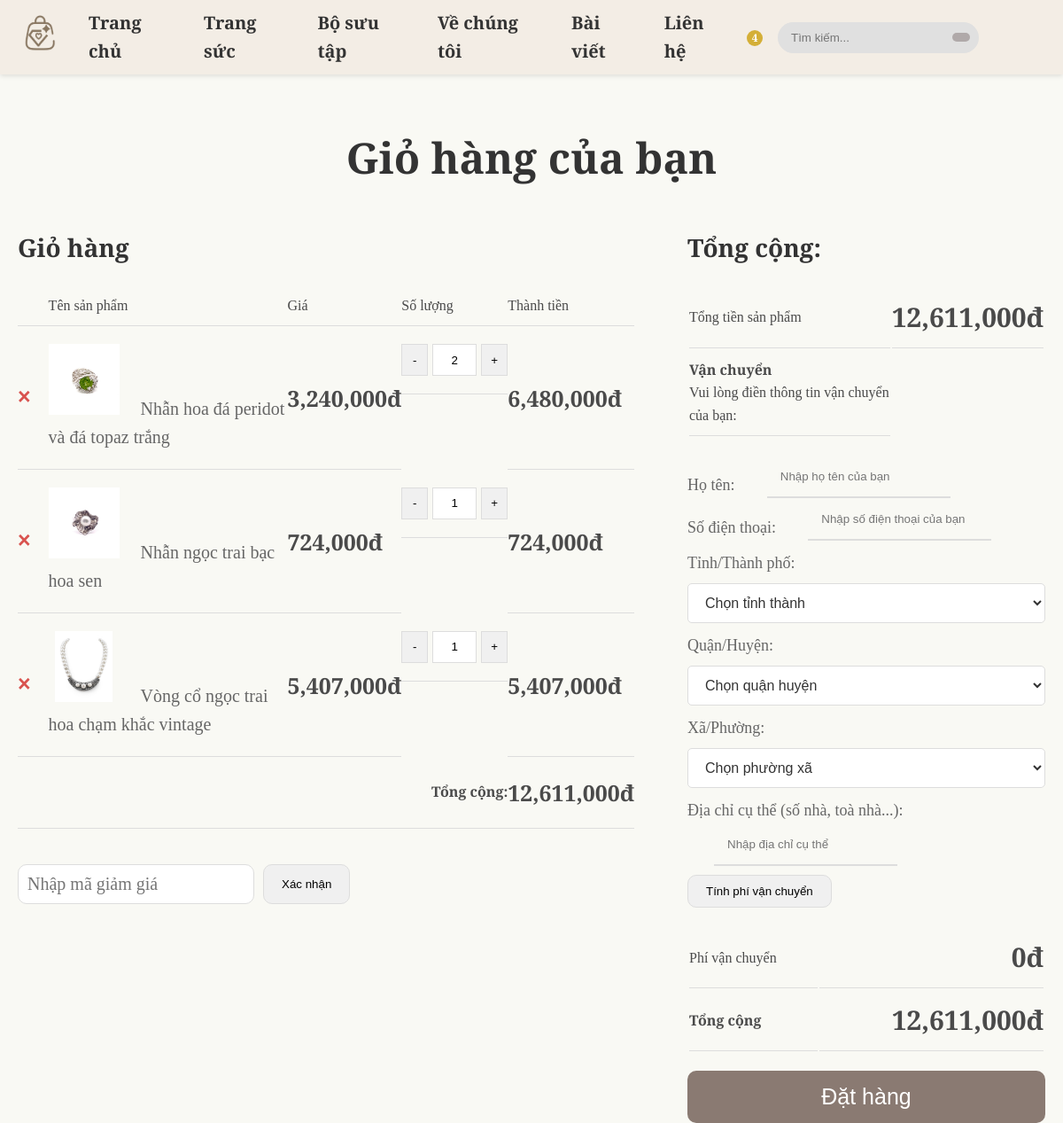
The page /cart.php (signed in) on the database its author committed.
### tables this page shows
CREATE TABLE `cart` (
  `id` int(11) NOT NULL,
  `user_id` varchar(20) NOT NULL,
  `product_id` varchar(20) NOT NULL,
  `quantity` int(11) NOT NULL DEFAULT 1,
  `created_at` timestamp NOT NULL DEFAULT current_timestamp()
);

CREATE TABLE `products` (
  `id` varchar(20) NOT NULL,
  `vendor_id` varchar(20) NOT NULL,
  `name` varchar(100) NOT NULL,
  `price` int(10) NOT NULL,
  `image` varchar(100) NOT NULL,
  `stock` int(100) NOT NULL,
  `product_detail` varchar(1000) NOT NULL,
  `status` varchar(100) NOT NULL,
  `category` varchar(50) NOT NULL
);

### cart.php (the view, shortened to what this page needs)
<?php
    include 'public/assets/components/connect.php';
?>
<!DOCTYPE html>
<html lang="vi">
<head>
    <link rel="stylesheet" href="public/assets/css/user_header.css">
    <link rel="stylesheet" href="public/assets/css/stylescart.css">
    <link rel="stylesheet" href="https://cdnjs.cloudflare.com/ajax/libs/font-awesome/6.5.1/css/all.min.css">
</head>
<body>
    <?php include "public/assets/components/user_header.php"; ?>
    <main>
        <div class = "container">
            <h1 class = "cart-header">Giỏ hàng của bạn</h1>
            <div class = "cart-content">
                <div class = "cart-summary">
                    <h2 class="section-title">Giỏ hàng</h2>
                    <table class="cart-table">
                        <thead>
                            <tr>
                                <th></th>
                                <th>Tên sản phẩm</th>
                                <th>Giá</th>
                                <th>Số lượng</th>
                                <th>Thành tiền</th>
                            </tr>
                        </thead>
                        <tbody>
                            <?php
                            $grand_total = 0;
                            $cart_query = $conn->prepare("
                                SELECT c.*, p.name, p.price, p.image
                                FROM `cart` c
                                JOIN `products` p ON c.product_id = p.id
                                WHERE c.user_id = ?
                            ");
                            $cart_query->execute([$user_id]);
                            if ($cart_query->rowCount() > 0) {
                                while ($item = $cart_query->fetch(PDO::FETCH_ASSOC)) {
                                    $sub_total = $item['price'] * $item['quantity'];
                                    $grand_total += $sub_total;
                            ?>
                            <tr data-product-id="<?= $item['product_id']; ?>">
                                <td>
                                    <button type="button" class="remove-item" data-product-id="<?= $item['product_id']; ?>">×</button>
                                </td>
                                <td>
                                    <img src="public/assets/uploaded_files/<?= $item['image']; ?>" alt="<?= $item['name']; ?>" class="product-image">
                                    <span class="product-name"><?= $item['name']; ?></span>
                                </td>
                                <td class="product-price"><?= number_format($item['price']); ?>đ</td>
                                <td class="product-quantity">
                                    <button class="quantity-button btn-decrement">-</button>
                                    <input type="text" value="<?= $item['quantity']; ?>" class="quantity-input" readonly>
                                    <button class="quantity-button btn-increment">+</button>
                                </td>
                                <td class="product-subtotal"><?= number_format($sub_total); ?>đ</td>
                            </tr>
                            <?php
                                }
                            ?>
                            <tr class="cart-total-row">
                                <td colspan="4" style="text-align: right; font-weight: bold;">Tổng cộng:</td>
                                <td class="product-subtotal"><?= number_format($grand_total); ?>đ</td>
                            </tr>
                            <?php
                            } else {
                                echo '<tr><td colspan="5" class="cart-empty">Giỏ hàng của bạn đang trống</td></tr>';
                            }
                            ?>
                        </tbody>
                    </table>
                    <div class="cart-buttons">
                        <div class="coupon-section">
                            <input type="text" placeholder="Nhập mã giảm giá" class="coupon-input">
                            <button class="coupon-button">Xác nhận</button>
                        </div>
                    </div>
                </div>
                <div class="cart-totals">
                    <h2 class="section-title">Tổng cộng:</h2>
                    <table class="totals-table">
                        <tr>
                            <td class="label">Tổng tiền sản phẩm</td>
                            <td class="value product-total"><?= number_format($grand_total); ?>đ</td>
                        </tr>
                        <tr>
                            <td class="label"><b>Vận chuyển</b><br>Vui lòng điền thông tin vận chuyển của bạn:</td>
                        </tr>
                    </table>
                    <form action="public/assets/components/process_order.php" method="post" id="checkout-form">
                        <div class="shipping-info">
                            <div class="form-group">
                                <label for="full-name">Họ tên:</label>
                                <input type="text" id="full-name" name="full_name" placeholder="Nhập họ tên của bạn" required>
                            </div>
                            <div class="form-group">
                                <label for="phone-number">Số điện thoại:</label>
                                <input type="tel" id="phone-number" name="phone_number" placeholder="Nhập số điện thoại của bạn" required>
                            </div>
                            <div class="form-group">
                                <label for="city">Tỉnh/Thành phố:</label>
                                <select class="form-select" id="city" name="city" required>
                                    <option value="" selected>Chọn tỉnh thành</option>
                                </select>
                            </div>
                            <div class="form-group">
                                <label for="district">Quận/Huyện:</label>
                                <select class="form-select" id="district" name="district" required>
                                    <option value="" selected>Chọn quận huyện</option>
                                </select>
                            </div>
                            <div class="form-group">
                                <label for="ward">Xã/Phường:</label>
                                <select class="form-select" id="ward" name="ward" required>
                                    <option value="" selected>Chọn phường xã</option>
                                </select>
                            </div>
                            <div class="form-group">
                                <label for="specific-address">Địa chỉ cụ thể (số nhà, toà nhà...):</label>
                                <input type="text" id="specific-address" name="specific_address" placeholder="Nhập địa chỉ cụ thể" required>
                            </div>
                            <div><button type="button" class="shipping-calculate">Tính phí vận chuyển</button></div>
                        </div>
                        <table class="totals-table">
                            <tr>
                                <td class="label">Phí vận chuyển</td>
                                <td class="value shipping-cost">0đ</td>
                            </tr>
                            <tr class="grand-total-row">
                                <td class="label"><b>Tổng cộng</b></td>
                                <td class="value grand-total"><?= number_format($grand_total); ?>đ</td>
                            </tr>
                        </table>
                        <button type="submit" class="checkout-button">Đặt hàng</button>
                    </form>
                </div>
            </div>
        </div>
    </main>
</body>
</html>

### public/assets/components/user_header.php (shortened to what this page needs)
<?php
$user_id = null;
if (isset($_COOKIE['user_id']) && !empty($_COOKIE['user_id'])) {
    $user_id = $_COOKIE['user_id'];
} elseif (isset($_SESSION['user_id']) && !empty($_SESSION['user_id'])) {
    $user_id = $_SESSION['user_id'];
}
$user_id = ($user_id !== null && $user_id !== '') ? $user_id : null;
?>
<header class="header-area">
    <nav>
        <a href="/jewelry-shop/home.php">
            <img src="public/assets/images/logoicon.png" alt="Brand logo" class="logo" style="width: 50px; height: 50px;">
        </a>
        <ul class="menu">
            <li><a href="/jewelry-shop/home.php">Trang chủ</a></li>
            <li class="dropdown-category">
                <a href="category.php">Trang sức</a>
            </li>
            <li class="dropdown-category"><a>Bộ sưu tập</a>
            </li>
            <li><a href="#">Về chúng tôi</a></li>
            <li class="dropdown-category"><a>Bài viết</a>
            </li>
            <li><a href="#">Liên hệ</a></li>
        </ul>
        <div class="icons">
            <a href="/jewelry-shop/cart.php" class="cart-link">
                <?php
                if ($user_id) {
                    try {
                        $cart_count_query = $conn->prepare("SELECT SUM(quantity) as cart_count FROM `cart` WHERE user_id = ?");
                        $cart_count_query->execute([$user_id]);
                        $cart_count = $cart_count_query->fetch(PDO::FETCH_ASSOC)['cart_count'] ?? 0;
                        if ($cart_count > 0) {
                            echo '<span class="cart-count">' . $cart_count . '</span>';
                        }
                    } catch(Exception $e) {
                    }
                }
                ?>
            </a>
            <div class="search">
                <input type="text" placeholder="Tìm kiếm...">
                <button><span class="iconify" data-icon="ph:magnifying-glass"></span></button>
            </div>
        </div>
    </nav>
</header>

### public/assets/css/user_header.css (style rules this page uses)
body { font-family: "Cormorant Upright", serif; margin: 0; padding: 0; background-color: #f9f9f4; }
header { background-color: #F3EDE5; padding: 10px 20px; box-shadow: 0 2px 5px rgba(0, 0, 0, 0.1); position: fixed; top: 0; width: 100%; z-index: 1000; }
nav { display: flex; justify-content: space-between; align-items: center; width: 100%; margin: 0 0; }
.menu { list-style: none; display: flex; gap: 30px; margin: 0; padding: 0; margin-left: 30px; font-size: 20px; }
.menu li { display: flex; justify-content: left; }
.menu a { text-decoration: none; color: #333; font-weight: bold; font-size: 20px; transition: font-size 0.3s ease, color 0.3s ease; }
.icons { display: flex; align-items: center; gap: 15px; margin-right: 50px; margin-left: auto; }
.icons a { color: #8B7355; font-size: 30px; display: flex; align-items: center; transition: transform 0.3s ease, font-size 0.3s ease; }
.search { display: flex; align-items: center; background-color: #e0e0e0; border-radius: 25px; padding: 5px 10px; margin: 0 10px; }
.search input { border: none; background-color: transparent; outline: none; padding: 5px; border-radius: 25px; }
.search button { background-color: #b0a9a9; color: white; border: none; padding: 5px 10px; border-radius: 25px; cursor: pointer; }
.cart-link { position: relative; display: inline-block; }
.cart-count { position: absolute; top: -8px; right: -8px; background-color: #d4af37; color: white; border-radius: 50%; width: 18px; height: 18px; font-size: 12px; display: flex; align-items: center; justify-content: center; font-weight: bold; }

### rows shown on the page
cart: product.image (picture), product.name "Nhẫn hoa đá peridot và đá topaz trắng", product.price "3,240,000", quantity "2", sub_total "6,480,000"
cart: product.image (picture), product.name "Nhẫn ngọc trai bạc hoa sen", product.price "724,000", quantity "1", sub_total "724,000"
cart: product.image (picture), product.name "Vòng cổ ngọc trai hoa chạm khắc vintage", product.price "5,407,000", quantity "1", sub_total "5,407,000"

### other values the page prints
$cart_count "4"
$grand_total "12,611,000"
